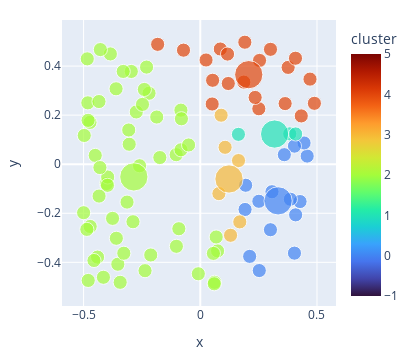

The cell this chart's notebook holds for it:
### Markdown cell above
The next step is to recalculate the centroid locations using the points that were assigned to each centroid. And these centroids are just the mean value of the points.

### Code cell
#| code-fold: true
#| code-summary: "Show the code"
#| label: fig-kmeans-centroids
#| fig-cap: "Next step in k-Means: move centroids so they are in the middle of each cluster"

def move_centroids(centroids, data, cluster_memb):
    for ki in range(centroids.shape[0]):
        inds = np.argwhere( cluster_memb == ki)
        if inds.size > 0:
            for dim in range(data.shape[-1]):
                centroids[ki,dim] = np.mean(data[inds,dim], axis=0)
    return centroids

centroids = move_centroids(centroids, datak, cluster_memb)
#print("These centroids should be fairly 'centered' in their respective groups of data.")
plot_kmeans(datak, centroids, cluster_memb=cluster_memb)

### Figure 1 — Plotly figure (JSON) as saved in the notebook; plotly's stock layout.template omitted (floating-point values rounded to 4 significant figures)
{"data": [{"hovertemplate": "x=%{x}<br>y=%{y}<br>sizes=%{marker.size}<br>cluster=%{marker.color}<extra></extra>", "legendgroup": "", "marker": {"color": [2, 2, 2, 2, 2, 2, 2, 2, 2, 2, 4, 2, 4, 2, 2, 2, 0, 0, 4, 2, 4, 2, 2, 0, 2, 2, 2, 2, 2, 3, 2, 0, 2, 3, 0, 0, 2, 2, 0, 4, 1, 0, 2, 4, 1, 2, 2, 2, 0, 2, 2, 0, 1, 2, 4, 2, 4, 2, 4, 0, 2, 2, 0, 4, 2, 4, 2, 0, 0, 4, 2, 2, 2, 2, 2, 2, 2, 2, 2, 4, 2, 4, 2, 2, 3, 4, 3, 4, 3, 2, 3, 0, 2, 2, 4, 2, 4, 4, 2, 4, 0, 1, 2, 3, 4], "coloraxis": "coloraxis", "size": [1, 1, 1, 1, 1, 1, 1, 1, 1, 1, 1, 1, 1, 1, 1, 1, 1, 1, 1, 1, 1, 1, 1, 1, 1, 1, 1, 1, 1, 1, 1, 1, 1, 1, 1, 1, 1, 1, 1, 1, 1, 1, 1, 1, 1, 1, 1, 1, 1, 1, 1, 1, 1, 1, 1, 1, 1, 1, 1, 1, 1, 1, 1, 1, 1, 1, 1, 1, 1, 1, 1, 1, 1, 1, 1, 1, 1, 1, 1, 1, 1, 1, 1, 1, 1, 1, 1, 1, 1, 1, 1, 1, 1, 1, 1, 1, 1, 1, 1, 1, 4, 4, 4, 4, 4], "sizemode": "area", "sizeref": 0.01, "symbol": "circle"}, "mode": "markers", "name": "", "orientation": "v", "showlegend": false, "type": "scatter", "x": [-0.08298, -0.4999, -0.3532, -0.3137, -0.1032, -0.08081, -0.2955, -0.4726, -0.0827, -0.3596, 0.3007, -0.1866, 0.3764, -0.415, -0.3302, -0.4017, 0.4579, 0.1919, 0.1865, -0.4817, 0.4889, -0.2196, -0.3968, 0.4086, -0.2122, -0.4806, -0.2884, -0.008427, 0.07412, 0.08931, -0.3977, 0.1944, -0.45, 0.1638, 0.4446, 0.4034, -0.3607, -0.1023, 0.4275, 0.2508, 0.3833, 0.2509, -0.2301, -0.07191, 0.1634, -0.3853, -0.05009, -0.09186, 0.4034, -0.4971, -0.1734, 0.3859, 0.4085, -0.4842, 0.1909, -0.3277, 0.4326, -0.434, 0.2539, 0.2115, -0.4801, -0.4717, 0.36, 0.05282, -0.3758, 0.08576, 0.06103, 0.3006, 0.3071, 0.3635, 0.05624, -0.4401, -0.4554, -0.2743, 0.05972, -0.428, 0.0681, -0.2477, -0.3046, 0.47, -0.2602, 0.12, -0.3432, -0.43, 0.1063, -0.1826, 0.07975, 0.05095, 0.1692, -0.4337, 0.1297, 0.2528, -0.2397, -0.3066, 0.02467, -0.2367, 0.2351, 0.4078, -0.486, 0.1168, 0.3334, 0.3184, -0.2847, 0.123, 0.2077], "xaxis": "x", "y": [0.2203, -0.1977, -0.4077, -0.1544, 0.03882, 0.1852, 0.3781, 0.1705, 0.05869, -0.3019, 0.4683, 0.1923, 0.3946, -0.4609, 0.3781, -0.07889, 0.03317, -0.1845, 0.3346, 0.2501, 0.2482, 0.2893, -0.05211, -0.2064, -0.37, 0.1788, -0.2345, -0.4466, -0.3533, 0.1998, -0.08594, -0.08582, 0.0359, 0.01489, 0.08656, -0.3625, 0.3074, -0.3346, -0.1522, 0.226, 0.1237, -0.1511, 0.3959, 0.4648, 0.1217, 0.4495, 0.07839, -0.263, 0.07368, 0.1171, 0.02706, -0.1427, 0.1234, 0.4294, 0.4973, -0.3629, 0.1968, 0.2555, 0.423, -0.3757, -0.4738, -0.2538, 0.03883, 0.342, -0.2208, 0.4696, -0.4814, -0.267, -0.1121, 0.2471, -0.3635, -0.3787, -0.3925, 0.213, -0.4874, 0.4673, -0.2967, 0.2438, 0.08136, 0.3468, -0.00623, 0.329, -0.4814, -0.01365, 0.06885, 0.4886, -0.1199, 0.2453, -0.2351, -0.1299, -0.2898, -0.4335, 0.3048, 0.1395, 0.4248, -0.434, 0.2722, 0.432, -0.2656, 0.449, -0.1494, 0.1229, -0.05174, -0.06021, 0.365], "yaxis": "y"}], "layout": {"coloraxis": {"cmax": 5, "cmin": -1, "colorbar": {"title": {"text": "cluster"}}, "colorscale": [[0, "#30123b"], [0.07143, "#4145ab"], [0.1429, "#4675ed"], [0.2143, "#39a2fc"], [0.2857, "#1bcfd4"], [0.3571, "#24eca6"], [0.4286, "#61fc6c"], [0.5, "#a4fc3b"], [0.5714, "#d1e834"], [0.6429, "#f3c63a"], [0.7143, "#fe9b2d"], [0.7857, "#f36315"], [0.8571, "#d93806"], [0.9286, "#b11901"], [1, "#7a0402"]]}, "height": 360, "legend": {"itemsizing": "constant", "tracegroupgap": 0}, "margin": {"b": 20, "l": 20, "r": 20, "t": 20}, "width": 420, "xaxis": {"anchor": "y", "autorange": true, "domain": [0, 1], "range": [-0.5934, 0.5823], "title": {"text": "x"}, "type": "linear"}, "yaxis": {"anchor": "x", "autorange": true, "domain": [0, 1], "range": [-0.5777, 0.5876], "title": {"text": "y"}, "type": "linear"}}}
